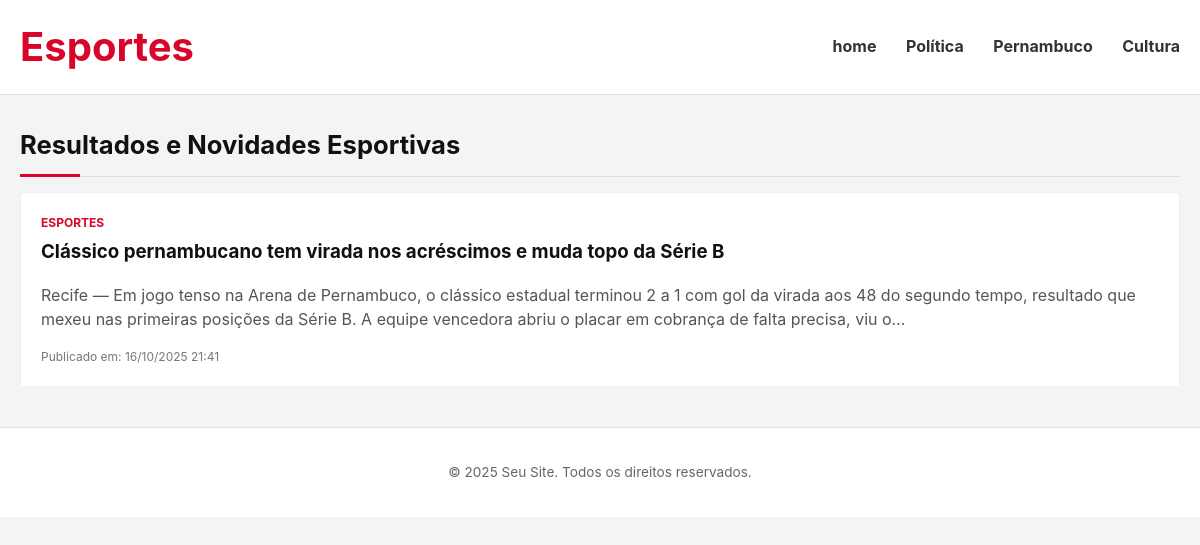
The app's page /esportes/, older data.
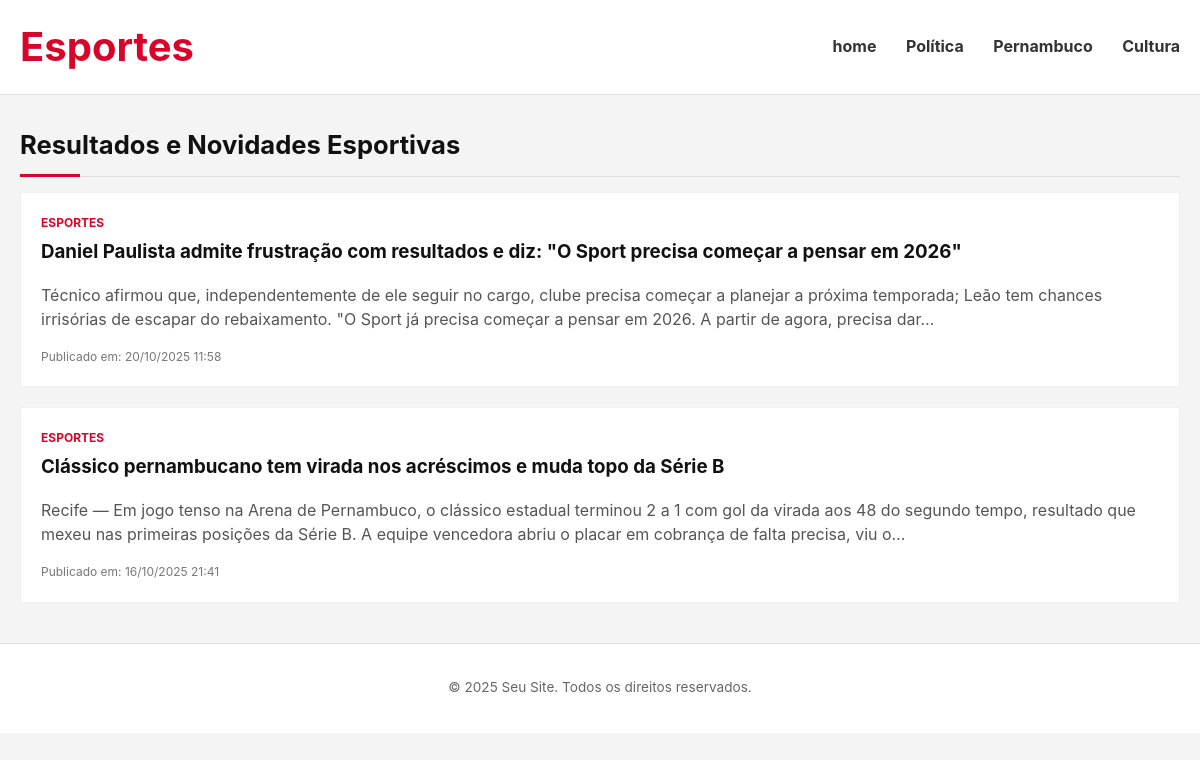
The same page, newer data.
### app1/models.py (models this page shows, shortened)
class Artigos(models.Model):
    titulo = models.CharField(max_length=100)
    categoria = models.CharField(max_length=100)
    conteudo = models.TextField()
    data_publicacao = models.DateTimeField(auto_now_add=True)

### app1/views.py (the view)
# urls.py: path('esportes/', views.topico_esportes, name='topico_esportes'),
def topico_esportes(request):
    artigos_esportes = Artigos.objects.filter(categoria='Esportes').order_by('-data_publicacao')
    context = {'artigos_esportes': artigos_esportes}
    return render(request, 'app1/topico_esportes.html', context)

### app1/templates/app1/topico_esportes.html (shortened to what this page needs)
    {% load static %}
    <!DOCTYPE html>
    <html lang="pt-br">
    <head>
        <link rel="stylesheet" href="{% static 'app1/css/style.css' %}">
    </head>
    <body>
        <header class="main-header">
            <div class="container">
                <h1 class="logo-text">Esportes</h1>
                <nav class="main-nav">
                    <a href="{% url 'home' %}">home</a>
                    <a href="{% url 'topico_politica' %}">Política</a>
                    <a href="{% url 'topico_pernambuco' %}">Pernambuco</a>
                    <a href="{% url 'topico_cultura' %}">Cultura</a>
                </nav>
            </div>
        </header>
        <div class="container">
            <h2 class="section-title">Resultados e Novidades Esportivas</h2>
            {% if artigos_esportes %}
                {% for artigo in artigos_esportes %}
                    <div class="card">
                        <div class="card-content">
                            <span class="card-category">ESPORTES</span>
                            <h3 class="card-title">
                                <a href="{% url 'exibir_artigo' artigo.id %}">
                                    {{ artigo.titulo }}
                                </a>
                            </h3>
                            <p class="card-summary">
                                {{ artigo.conteudo|truncatechars:250 }}
                            </p>
                            <span class="card-date">
                                Publicado em: {{ artigo.data_publicacao|date:"d/m/Y H:i" }}
                            </span>
                        </div>
                    </div>
                {% endfor %}
            {% endif %}
        </div>
        <footer class="main-footer">
            <div class="container">
                <p>&copy; {% now "Y" %} Seu Site. Todos os direitos reservados.</p>
            </div>
        </footer>
    </body>
    </html>

Row changes from the older to the newer data that the page shows:
added Artigos: titulo "Daniel Paulista admite frustração com resultados e diz: \"O Sport precisa começar a pensar em 2026\"", conteudo "Técnico afirmou que, independentemente de ele seguir no cargo, clube precisa começar a planejar a próxima temporada; Leão tem chances irrisórias de escapar do rebaixamento. \"O Sport já precisa começar a pensar em 2026. A partir de agora, precisa dar…", data_publicacao "20/10/2025 11:58"
